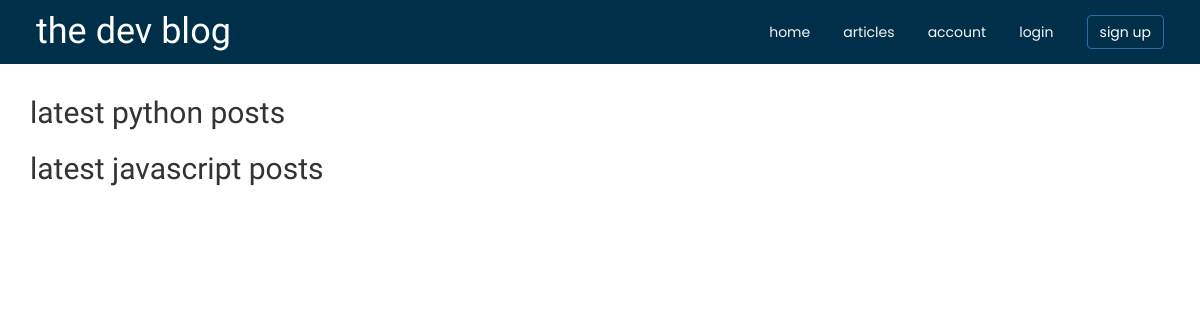
/articles, run on an earlier commit of the app's database.
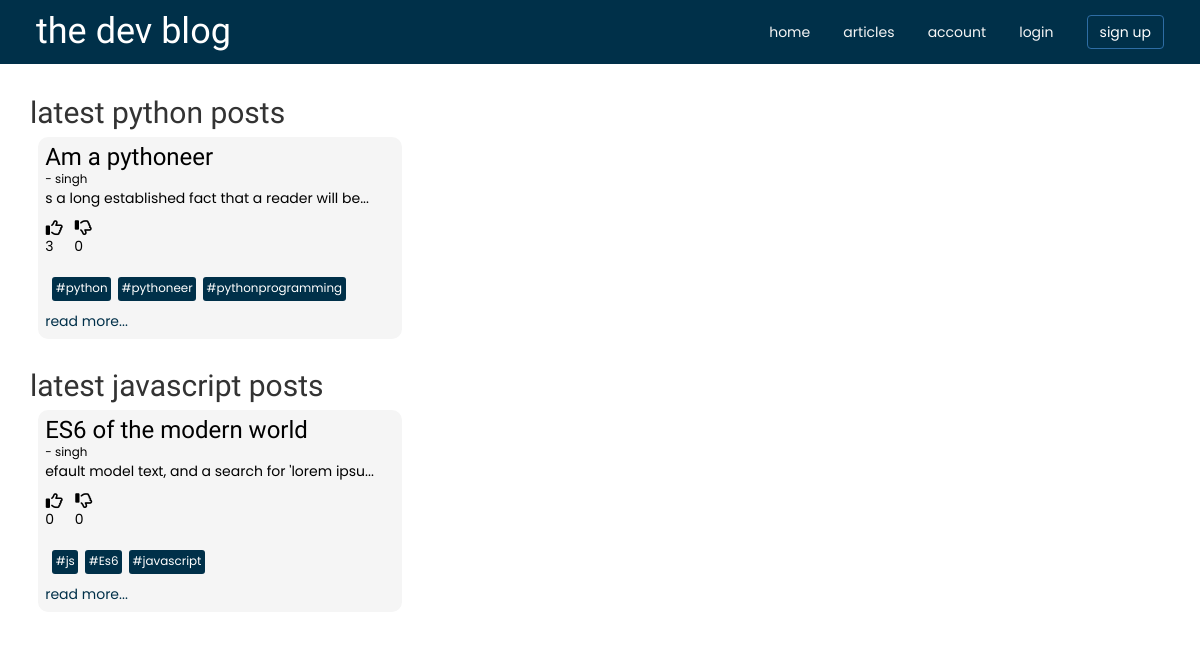
And on a later commit of the database.
### app/models.py (models this page shows)
class Post(db.Model):
    __tablename__ = 'posts'
    id = db.Column(db.Integer, primary_key=True)
    title = db.Column(db.String(60), nullable=False)
    content = db.Column(db.Text, nullable=False)
    '''
    tags will actually be a list, but since we can't store lists in the database,
    we will serialize it and store it as a string and when we retrieve, we will
    deserialize it into a list
    '''
    tags = db.Column(db.String(200), nullable=False)
    upvotes = db.Column(db.Integer, nullable=False)
    downvotes = db.Column(db.Integer, nullable=False)
    user_id = db.Column(db.Integer, db.ForeignKey('users.id'))

class User(db.Model, UserMixin):
    __tablename__ = 'users'
    id = db.Column(db.Integer, primary_key=True)
    username = db.Column(db.String(30), nullable=False)
    email = db.Column(db.String(30), nullable=False)
    password = db.Column(db.String(100), nullable=False)
    posts = db.relationship('Post', backref='user', lazy=True)

### app/views.py (the view)
@app.route('/articles')
def get_articles():
    python_posts = Post.query.order_by(Post.id.desc()).limit(15).all()
    latest_python_posts = []
    python_posts_users = []
    for post in python_posts:
        post = Post(
            id=post.id,
            title=post.title,
            content=post.content,
            upvotes=post.upvotes,
            downvotes=post.downvotes,
            tags=post.tags,
            user_id=post.user_id
        )
        post.tags = ast.literal_eval(post.tags)
        print(post.tags)
        if 'python' in post.tags or 'pythonprogramming' in post.tags or 'pythoneer' in post.tags:
            print('its a python post')
            latest_python_posts.append(post)
            user = User.query.filter_by(id=post.user_id).first()
            python_posts_users.append(user)
    if len(latest_python_posts) > 3:
        latest_python_posts = latest_python_posts[:3]
        python_posts_users = python_posts_users[:3]
    js_posts = Post.query.order_by(Post.id.desc()).limit(15).all()
    latest_js_posts = []
    js_posts_users = []
    for post in js_posts:
        post = Post(
            id=post.id,
            title=post.title,
            content=post.content,
            upvotes=post.upvotes,
            downvotes=post.downvotes,
            tags=post.tags,
            user_id=post.user_id
        )
        post.tags = ast.literal_eval(post.tags)
        print(post.tags)
        if 'js' in post.tags or 'javascript' in post.tags or 'ES6' in post.tags:
            print('its a python post')
            latest_js_posts.append(post)
            user = User.query.filter_by(id=post.user_id).first()
            js_posts_users.append(user)
    if len(latest_js_posts) > 3:
        latest_js_posts = latest_js_posts[:3]
        js_posts_users = js_posts_users[:3]
    return render_template('articles.html', python_posts=latest_python_posts, python_posts_users=python_posts_users, js_posts=latest_js_posts, js_posts_users=js_posts_users)

### app/templates/articles.html (shortened to what this page needs)
{% extends 'layout.html' %}
{% import 'macros.html' as macro %}
{% block content %}
<main class="container">
    <section class="latest-posts">
        <h2>latest python posts</h2>
        <div class="posts-container">
            {% for post in python_posts %}
                {{ macro.render_article(post.id, post.title, python_posts_users[loop.index - 1].username, post.content, post.upvotes, post.downvotes, post.tags) }}
            {% endfor %}
        </div>
    </section>
    <section class="latest-posts">
        <h2>latest javascript posts</h2>
        <div class="posts-container">
            {% for post in js_posts %}
                {{ macro.render_article(post.id, post.title, js_posts_users[loop.index - 1].username, post.content, post.upvotes, post.downvotes, post.tags) }}
            {% endfor %}
        </div>
    </section>
</main>
{% endblock %}

### app/templates/macros.html (shortened to what this page needs)
{% macro  render_article(post_id, title, username, content, upvotes, downvotes, tags, deleteBtn='false') %}
<div class="card" id="post-{{ post_id }}">
    <h3>{{ title }}</h3>
    <small>- {{ username }}</small>
    <p>
       {{ content | truncate(50, True, '...') }}
    </p>
    <div class="vote-btns">
        <p>
            <i class="far fa-thumbs-up"></i>
            <span class="upvote-count">{{ upvotes }}</span>
        </p>
        <p>
            <i class="far fa-thumbs-down"></i>
            <span class="downvote-count">{{ downvotes }}</span>
        </p>
    </div>
    <div class="tags">
        {% for tag in tags %}
            <small>#{{ tag }}</small>
        {% endfor %}
    </div>
    <div class="see-more">
        <a href="/full-post/{{ post_id }}" >read more...</a>
    </div>
</div>
{% endmacro %}

What changed in the data, as far as the page shows it:
added Post: title "Am a pythoneer", content "s a long established fact that a reader will be...", upvotes "3", downvotes "0", tags "python" "pythoneer" "pythonprogramming", shown under "latest python posts"
now on this page (row unchanged): User: username "singh"
added Post: title "ES6 of the modern world", content "efault model text, and a search for 'lorem ipsu...", upvotes "0", downvotes "0", tags "js" "Es6" "javascript", shown under "latest javascript posts"
